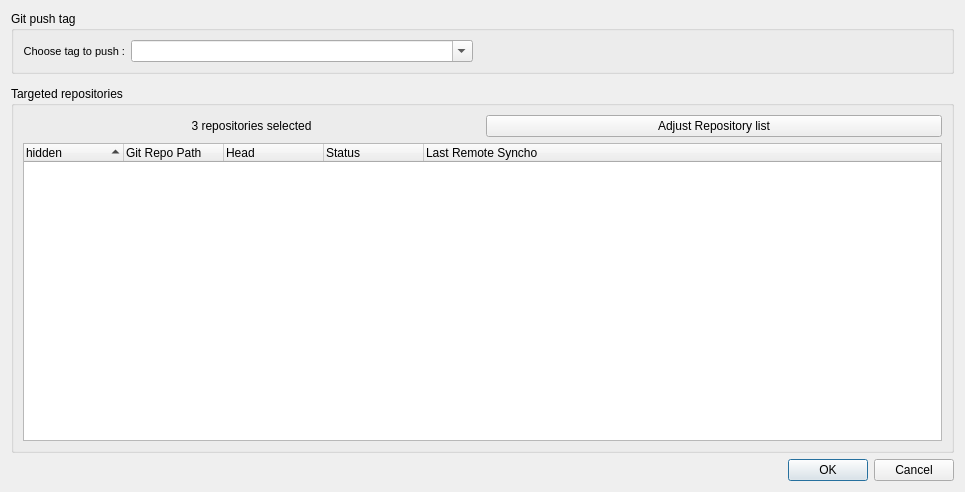
<?xml version="1.0" encoding="UTF-8"?>
<ui version="4.0">
 <class>GitPushTag</class>
 <widget class="QDialog" name="GitPushTag">
  <property name="geometry">
   <rect>
    <x>0</x>
    <y>0</y>
    <width>965</width>
    <height>492</height>
   </rect>
  </property>
  <property name="windowTitle">
   <string>Git push tag</string>
  </property>
  <layout class="QVBoxLayout" name="verticalLayout_2">
   <item>
    <widget class="QGroupBox" name="groupBox">
     <property name="title">
      <string>Git push tag</string>
     </property>
     <layout class="QHBoxLayout" name="horizontalLayout_2">
      <item>
       <widget class="QLabel" name="label">
        <property name="font">
         <font>
          <pointsize>8</pointsize>
         </font>
        </property>
        <property name="text">
         <string>Choose tag to push :</string>
        </property>
        <property name="alignment">
         <set>Qt::AlignmentFlag::AlignRight|Qt::AlignmentFlag::AlignTrailing|Qt::AlignmentFlag::AlignVCenter</set>
        </property>
        <property name="buddy">
         <cstring>comboBoxTagName</cstring>
        </property>
       </widget>
      </item>
      <item>
       <widget class="QComboBox" name="comboBoxTagName">
        <property name="sizePolicy">
         <sizepolicy hsizetype="Preferred" vsizetype="Fixed">
          <horstretch>6</horstretch>
          <verstretch>0</verstretch>
         </sizepolicy>
        </property>
        <property name="font">
         <font>
          <family>Consolas</family>
          <pointsize>8</pointsize>
         </font>
        </property>
        <property name="editable">
         <bool>true</bool>
        </property>
       </widget>
      </item>
      <item>
       <widget class="QWidget" name="widget_2" native="true">
        <property name="sizePolicy">
         <sizepolicy hsizetype="Preferred" vsizetype="Preferred">
          <horstretch>3</horstretch>
          <verstretch>0</verstretch>
         </sizepolicy>
        </property>
       </widget>
      </item>
      <item>
       <widget class="QWidget" name="widget_4" native="true">
        <property name="sizePolicy">
         <sizepolicy hsizetype="Expanding" vsizetype="Preferred">
          <horstretch>5</horstretch>
          <verstretch>0</verstretch>
         </sizepolicy>
        </property>
       </widget>
      </item>
     </layout>
    </widget>
   </item>
   <item>
    <widget class="QWidget" name="widget_3" native="true"/>
   </item>
   <item>
    <widget class="QGroupBox" name="groupBox_2">
     <property name="title">
      <string>Targeted repositories</string>
     </property>
     <layout class="QVBoxLayout" name="verticalLayout">
      <item>
       <layout class="QHBoxLayout" name="horizontalLayout">
        <item>
         <widget class="QLabel" name="labelRepoSelected">
          <property name="sizePolicy">
           <sizepolicy hsizetype="Preferred" vsizetype="Preferred">
            <horstretch>1</horstretch>
            <verstretch>0</verstretch>
           </sizepolicy>
          </property>
          <property name="text">
           <string>3 repositories selected</string>
          </property>
          <property name="alignment">
           <set>Qt::AlignmentFlag::AlignCenter</set>
          </property>
         </widget>
        </item>
        <item>
         <widget class="QPushButton" name="pushButtonAdjustRepoList">
          <property name="sizePolicy">
           <sizepolicy hsizetype="Minimum" vsizetype="Fixed">
            <horstretch>1</horstretch>
            <verstretch>0</verstretch>
           </sizepolicy>
          </property>
          <property name="text">
           <string>Adjust Repository list</string>
          </property>
         </widget>
        </item>
       </layout>
      </item>
      <item>
       <widget class="MgRepoTree" name="treeWidgetRepoList">
        <property name="alternatingRowColors">
         <bool>true</bool>
        </property>
        <property name="selectionMode">
         <enum>QAbstractItemView::SelectionMode::ExtendedSelection</enum>
        </property>
        <property name="rootIsDecorated">
         <bool>false</bool>
        </property>
        <property name="uniformRowHeights">
         <bool>true</bool>
        </property>
        <property name="itemsExpandable">
         <bool>false</bool>
        </property>
        <property name="sortingEnabled">
         <bool>true</bool>
        </property>
        <column>
         <property name="text">
          <string>hidden</string>
         </property>
        </column>
        <column>
         <property name="text">
          <string>Git Repo Path</string>
         </property>
        </column>
        <column>
         <property name="text">
          <string>Head</string>
         </property>
        </column>
        <column>
         <property name="text">
          <string>Status</string>
         </property>
        </column>
        <column>
         <property name="text">
          <string>Last Remote Syncho</string>
         </property>
        </column>
       </widget>
      </item>
     </layout>
    </widget>
   </item>
   <item>
    <layout class="QHBoxLayout" name="horizontalLayout_4">
     <item>
      <widget class="QDialogButtonBox" name="buttonBox">
       <property name="orientation">
        <enum>Qt::Orientation::Horizontal</enum>
       </property>
       <property name="standardButtons">
        <set>QDialogButtonBox::StandardButton::Cancel|QDialogButtonBox::StandardButton::Ok</set>
       </property>
      </widget>
     </item>
    </layout>
   </item>
  </layout>
 </widget>
 <customwidgets>
  <customwidget>
   <class>MgRepoTree</class>
   <extends>QTreeWidget</extends>
   <header>src.mg_repo_tree</header>
  </customwidget>
 </customwidgets>
 <tabstops>
  <tabstop>comboBoxTagName</tabstop>
  <tabstop>pushButtonAdjustRepoList</tabstop>
  <tabstop>treeWidgetRepoList</tabstop>
 </tabstops>
 <resources/>
 <connections>
  <connection>
   <sender>buttonBox</sender>
   <signal>accepted()</signal>
   <receiver>GitPushTag</receiver>
   <slot>accept()</slot>
   <hints>
    <hint type="sourcelabel">
     <x>248</x>
     <y>254</y>
    </hint>
    <hint type="destinationlabel">
     <x>157</x>
     <y>274</y>
    </hint>
   </hints>
  </connection>
  <connection>
   <sender>buttonBox</sender>
   <signal>rejected()</signal>
   <receiver>GitPushTag</receiver>
   <slot>reject()</slot>
   <hints>
    <hint type="sourcelabel">
     <x>316</x>
     <y>260</y>
    </hint>
    <hint type="destinationlabel">
     <x>286</x>
     <y>274</y>
    </hint>
   </hints>
  </connection>
 </connections>
</ui>
